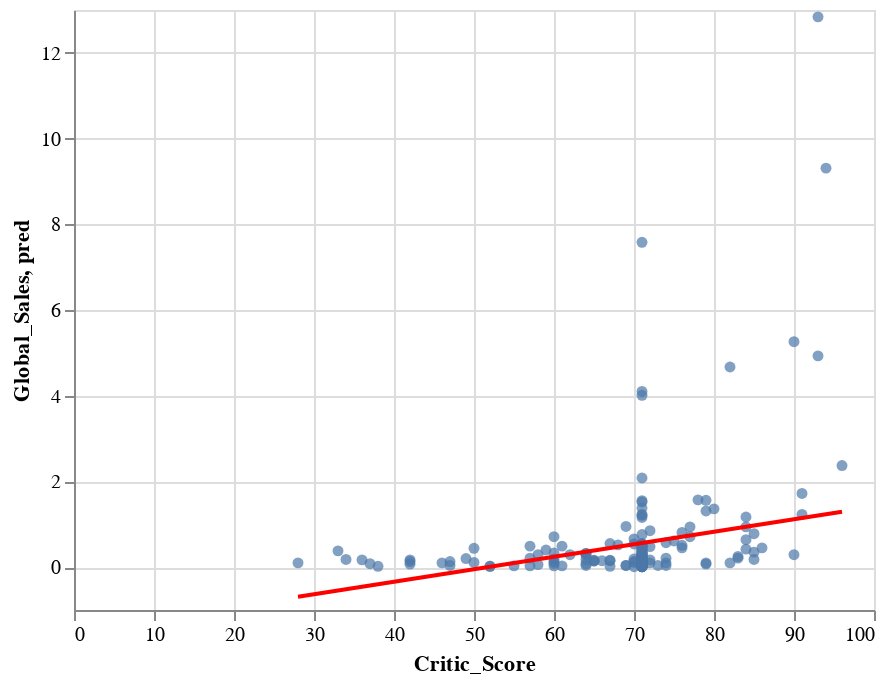

Notebook code for this chart:
### Code cell
# Plot regression line against original points for "Critic_Score"
c1 = alt.Chart(df_sample).mark_circle().encode(
    x="Critic_Score",
    y="Global_Sales"
)
c2 = alt.Chart(df_sample).mark_line(color="red").encode(
    x= "Critic_Score",
    y="pred"
)
c1+c2

### Figure 1 — Vega-Lite specification as saved in the notebook (floating-point values rounded to 4 significant figures; data arrays with more than 128 entries replaced by an {"elided": "..."} marker saying what was removed)
{"config": {"view": {"continuousWidth": 400, "continuousHeight": 300}}, "layer": [{"mark": "circle", "encoding": {"x": {"field": "Critic_Score", "type": "quantitative"}, "y": {"field": "Global_Sales", "type": "quantitative"}}}, {"mark": {"type": "line", "color": "red"}, "encoding": {"x": {"field": "Critic_Score", "type": "quantitative"}, "y": {"field": "pred", "type": "quantitative"}}}], "data": {"name": "data-a85f3d1eaf4dbe36411458e520c35547"}, "$schema": "https://vega.github.io/schema/vega-lite/v4.17.0.json", "datasets": {"data-a85f3d1eaf4dbe36411458e520c35547": {"elided": "200 records"}}}
